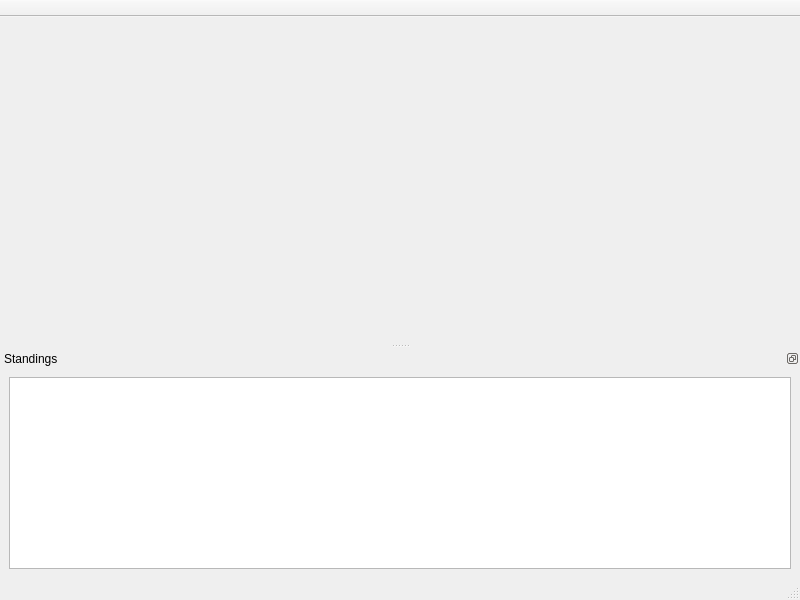
<?xml version="1.0" encoding="UTF-8"?>
<ui version="4.0">
 <class>RaceInfoWindow</class>
 <widget class="QMainWindow" name="RaceInfoWindow">
  <property name="geometry">
   <rect>
    <x>0</x>
    <y>0</y>
    <width>800</width>
    <height>600</height>
   </rect>
  </property>
  <property name="windowTitle">
   <string>Race Info</string>
  </property>
  <widget class="QWidget" name="centralwidget"/>
  <widget class="QStatusBar" name="statusBar"/>
  <widget class="QToolBar" name="toolBar">
   <property name="windowTitle">
    <string>Tool Bar</string>
   </property>
   <property name="movable">
    <bool>false</bool>
   </property>
   <property name="allowedAreas">
    <set>Qt::TopToolBarArea</set>
   </property>
   <property name="iconSize">
    <size>
     <width>32</width>
     <height>32</height>
    </size>
   </property>
   <property name="toolButtonStyle">
    <enum>Qt::ToolButtonTextUnderIcon</enum>
   </property>
   <property name="floatable">
    <bool>false</bool>
   </property>
   <attribute name="toolBarArea">
    <enum>TopToolBarArea</enum>
   </attribute>
   <attribute name="toolBarBreak">
    <bool>false</bool>
   </attribute>
  </widget>
  <widget class="QDockWidget" name="standingsDock">
   <property name="features">
    <set>QDockWidget::DockWidgetFloatable|QDockWidget::DockWidgetMovable</set>
   </property>
   <property name="windowTitle">
    <string>Standings</string>
   </property>
   <attribute name="dockWidgetArea">
    <number>8</number>
   </attribute>
   <widget class="QWidget" name="dockWidgetContents">
    <layout class="QHBoxLayout" name="horizontalLayout">
     <item>
      <widget class="QTableView" name="table">
       <property name="autoScroll">
        <bool>false</bool>
       </property>
       <property name="editTriggers">
        <set>QAbstractItemView::NoEditTriggers</set>
       </property>
       <property name="alternatingRowColors">
        <bool>true</bool>
       </property>
       <property name="selectionMode">
        <enum>QAbstractItemView::SingleSelection</enum>
       </property>
       <property name="selectionBehavior">
        <enum>QAbstractItemView::SelectRows</enum>
       </property>
       <property name="wordWrap">
        <bool>false</bool>
       </property>
       <property name="cornerButtonEnabled">
        <bool>false</bool>
       </property>
      </widget>
     </item>
    </layout>
   </widget>
  </widget>
 </widget>
 <resources>
  <include location="../../forse.qrc"/>
 </resources>
 <connections/>
</ui>
